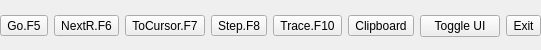
    <widget class="QFrame" name="frameTop">
     <property name="maximumSize">
      <size>
       <width>16777215</width>
       <height>50</height>
      </size>
     </property>
     <property name="frameShape">
      <enum>QFrame::NoFrame</enum>
     </property>
     <property name="frameShadow">
      <enum>QFrame::Raised</enum>
     </property>
     <layout class="QHBoxLayout" name="horizontalLayout_2">
      <property name="leftMargin">
       <number>0</number>
      </property>
      <property name="rightMargin">
       <number>0</number>
      </property>
      <property name="bottomMargin">
       <number>9</number>
      </property>
      <item>
       <widget class="QToolButton" name="btnGo">
        <property name="sizePolicy">
         <sizepolicy hsizetype="Preferred" vsizetype="Fixed">
          <horstretch>0</horstretch>
          <verstretch>0</verstretch>
         </sizepolicy>
        </property>
        <property name="text">
         <string>Go.F5</string>
        </property>
       </widget>
      </item>
      <item>
       <widget class="QToolButton" name="btnNextR">
        <property name="sizePolicy">
         <sizepolicy hsizetype="Preferred" vsizetype="Fixed">
          <horstretch>0</horstretch>
          <verstretch>0</verstretch>
         </sizepolicy>
        </property>
        <property name="text">
         <string>NextR.F6</string>
        </property>
       </widget>
      </item>
      <item>
       <widget class="QToolButton" name="btnToCursor">
        <property name="sizePolicy">
         <sizepolicy hsizetype="Preferred" vsizetype="Fixed">
          <horstretch>0</horstretch>
          <verstretch>0</verstretch>
         </sizepolicy>
        </property>
        <property name="text">
         <string>ToCursor.F7</string>
        </property>
       </widget>
      </item>
      <item>
       <widget class="QToolButton" name="btnStep">
        <property name="sizePolicy">
         <sizepolicy hsizetype="Preferred" vsizetype="Fixed">
          <horstretch>0</horstretch>
          <verstretch>0</verstretch>
         </sizepolicy>
        </property>
        <property name="text">
         <string>Step.F8</string>
        </property>
       </widget>
      </item>
      <item>
       <widget class="QToolButton" name="btnTrace">
        <property name="sizePolicy">
         <sizepolicy hsizetype="Preferred" vsizetype="Fixed">
          <horstretch>0</horstretch>
          <verstretch>0</verstretch>
         </sizepolicy>
        </property>
        <property name="text">
         <string>Trace.F10</string>
        </property>
       </widget>
      </item>
      <item>
       <widget class="QToolButton" name="btnClipboard">
        <property name="sizePolicy">
         <sizepolicy hsizetype="Preferred" vsizetype="Fixed">
          <horstretch>0</horstretch>
          <verstretch>0</verstretch>
         </sizepolicy>
        </property>
        <property name="text">
         <string>Clipboard</string>
        </property>
       </widget>
      </item>
      <item>
       <widget class="QPushButton" name="btnToggleUI">
        <property name="text">
         <string>Toggle UI</string>
        </property>
       </widget>
      </item>
      <item>
       <widget class="QToolButton" name="btnExit">
        <property name="sizePolicy">
         <sizepolicy hsizetype="Preferred" vsizetype="Fixed">
          <horstretch>0</horstretch>
          <verstretch>0</verstretch>
         </sizepolicy>
        </property>
        <property name="text">
         <string>Exit</string>
        </property>
       </widget>
      </item>
     </layout>
    </widget>
